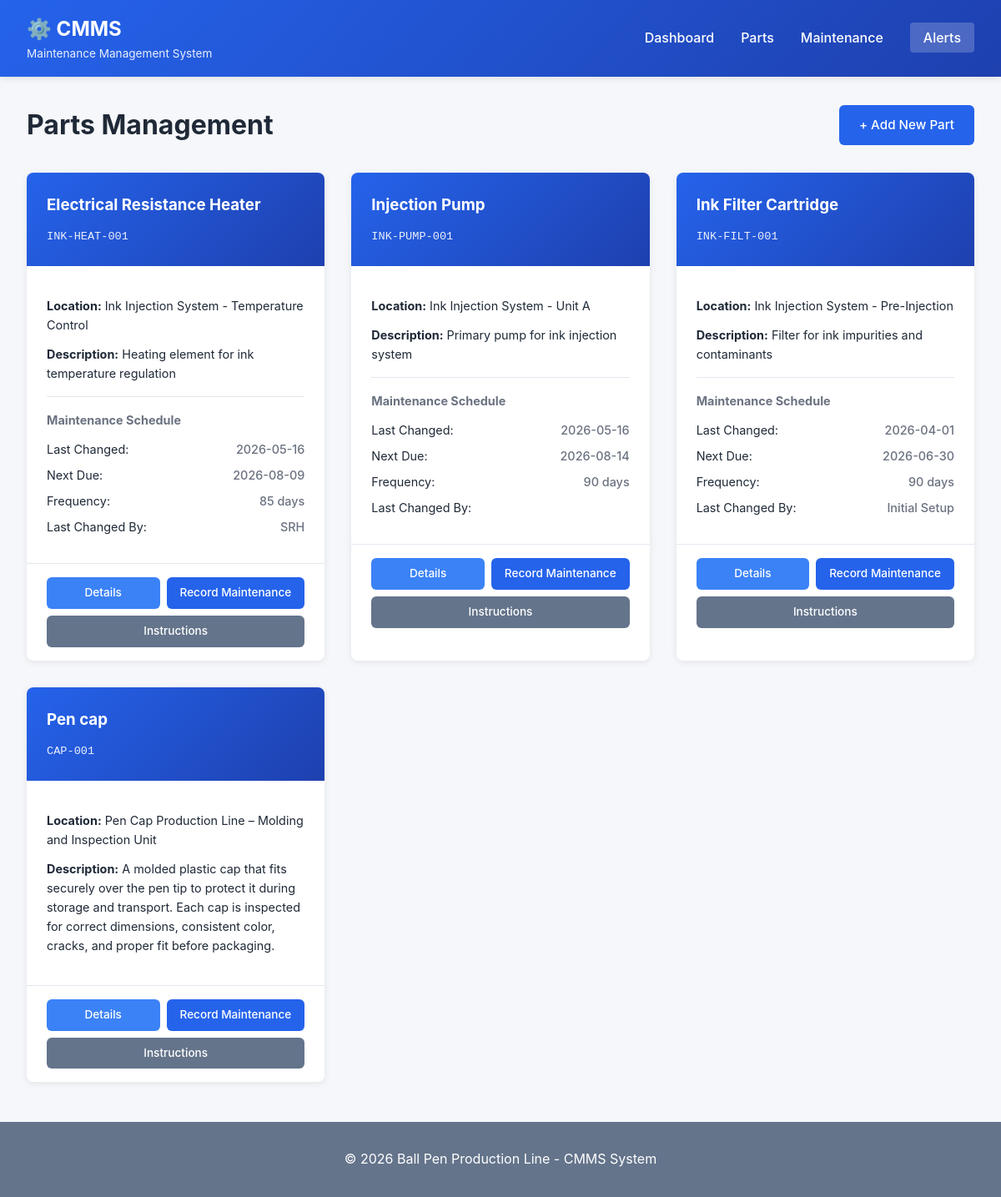
The page /parts on the database as committed earlier.
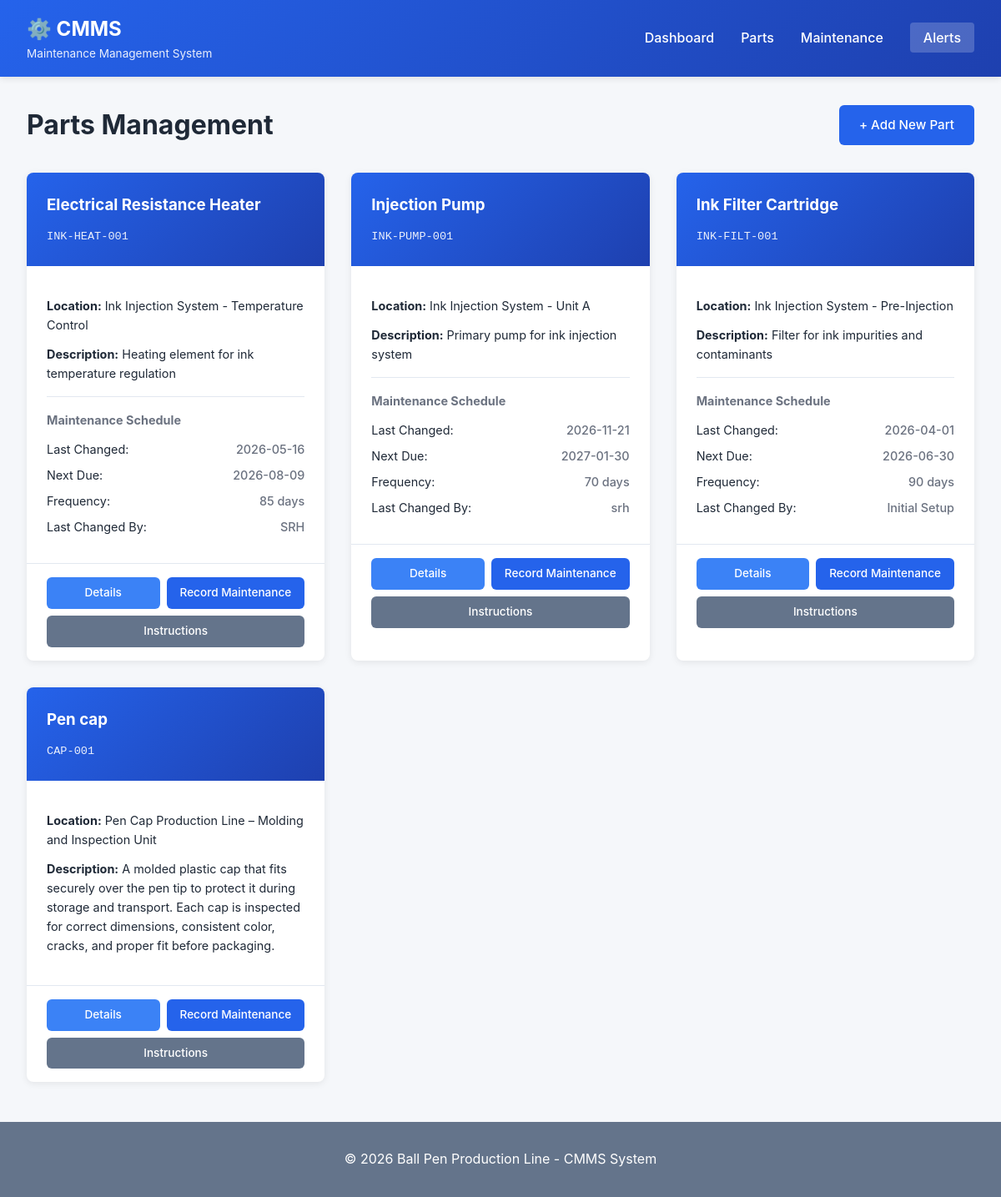
The same page on the database as committed later.
### tables this page shows
CREATE TABLE parts (
                id INTEGER PRIMARY KEY AUTOINCREMENT,
                name TEXT NOT NULL UNIQUE,
                description TEXT,
                location TEXT,
                part_number TEXT,
                created_at TIMESTAMP DEFAULT CURRENT_TIMESTAMP
            );

CREATE TABLE maintenance_records (
                id INTEGER PRIMARY KEY AUTOINCREMENT,
                part_id INTEGER NOT NULL,
                last_changed TIMESTAMP,
                next_scheduled_change TIMESTAMP,
                change_frequency_days INTEGER,
                performed_by TEXT,
                notes TEXT,
                created_at TIMESTAMP DEFAULT CURRENT_TIMESTAMP,
                updated_at TIMESTAMP DEFAULT CURRENT_TIMESTAMP,
                FOREIGN KEY (part_id) REFERENCES parts (id)
            );

### cmms_app.py (the view)
@app.route('/parts')
def parts():
    db = get_db()
    parts_list = db.get_all_parts()
    parts_with_records = []
    for part in parts_list:
        record = db.get_maintenance_record(part['id'])
        parts_with_records.append({
            'part': part,
            'record': record
        })
    return render_template('parts.html', parts=parts_with_records)

### cmms_app.py (called while the page is built)
def get_db():
    db = getattr(g, '_database', None)
    if db is None:
        db = g._database = CMmsDatabase()
    return db

### cmms_database.py (called while the page is built)
    def init_db(self):
        self.conn = sqlite3.connect(self.db_path)
        self.conn.row_factory = sqlite3.Row
        self.cursor = self.conn.cursor()
        self.create_tables()

    def close(self):
        if self.conn:
            self.conn.close()

    def get_all_parts(self):
        self.cursor.execute('SELECT * FROM parts ORDER BY name')
        return self.cursor.fetchall()

    def get_maintenance_record(self, part_id):
        self.cursor.execute('''
            SELECT * FROM maintenance_records
            WHERE part_id = ?
            ORDER BY id DESC
            LIMIT 1
        ''', (part_id,))
        return self.cursor.fetchone()

### templates/parts.html (shortened to what this page needs)
{% extends "base.html" %}
{% block content %}
<div class="page-header">
    <h2>Parts Management</h2>
    <a href="{{ url_for('add_part') }}" class="btn btn-primary">+ Add New Part</a>
</div>
<div class="parts-grid">
    {% for item in parts %}
    <div class="part-card">
        <div class="part-header">
            <h3>{{ item.part.name }}</h3>
            <span class="part-number">{{ item.part.part_number }}</span>
        </div>
        <div class="part-body">
            <div class="part-info">
                <p><strong>Location:</strong> {{ item.part.location }}</p>
                <p><strong>Description:</strong> {{ item.part.description }}</p>
            </div>
            {% if item.record %}
            <div class="maintenance-info">
                <h4>Maintenance Schedule</h4>
                <p>
                    <span class="label">Last Changed:</span>
                    <span class="value">{{ item.record.last_changed[:10] if item.record.last_changed else 'Not recorded' }}</span>
                </p>
                <p>
                    <span class="label">Next Due:</span>
                    <span class="value">{{ item.record.next_scheduled_change[:10] if item.record.next_scheduled_change else 'Not scheduled' }}</span>
                </p>
                <p>
                    <span class="label">Frequency:</span>
                    <span class="value">{{ item.record.change_frequency_days }} days</span>
                </p>
                <p>
                    <span class="label">Last Changed By:</span>
                    <span class="value">{{ item.record.performed_by }}</span>
                </p>
            </div>
            {% endif %}
        </div>
        <div class="part-actions">
            <a href="{{ url_for('view_part', part_id=item.part.id) }}" class="btn btn-sm btn-info">Details</a>
            <a href="{{ url_for('record_maintenance', part_id=item.part.id) }}" class="btn btn-sm btn-primary">Record Maintenance</a>
            <a href="{{ url_for('view_instructions', part_id=item.part.id) }}" class="btn btn-sm btn-secondary">Instructions</a>
        </div>
    </div>
    {% endfor %}
</div>
{% endblock %}

Rows that differ between the two databases and show on the page:
no longer on this page (row unchanged): maintenance_records: record "2026-05-16", record "2026-08-14", record.change_frequency_days "90"
added maintenance_records: record "2026-11-21", record "2027-01-30", record.change_frequency_days "70", record.performed_by "srh"
Other text that changed with them:
new list line: "Injection Pump INK-PUMP-001 Ink Injection System - Unit A Primary pump for ink injection system"
new list line: "Location: Description: Maintenance Schedule Last Changed: Next Due: Frequency: days Last Changed By: Details Record Maintenance Instructions"
list line gone: "Injection Pump INK-PUMP-001 Ink Injection System - Unit A Primary pump for ink injection system"
list line gone: "Location: Description: Maintenance Schedule Last Changed: Next Due: Frequency: days Last Changed By: Details Record Maintenance Instructions"
